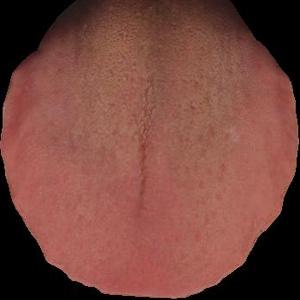
#> input picture homework/code/dataset/coated/1001_台式梅肉.jpg, 300 x 300 px
$ python -i run_experiments.py   (imports and definitions only)
#> lines starting #> are read from the running program, lines starting #| are printed output that depends on the picture
from __future__ import annotations

import json
import random
from dataclasses import dataclass
from pathlib import Path

import matplotlib.pyplot as plt
import numpy as np
import pandas as pd
from PIL import Image, ImageEnhance, ImageOps
from reportlab.lib.pagesizes import A4
from reportlab.lib.styles import getSampleStyleSheet
from reportlab.platypus import Image as PdfImage
from reportlab.platypus import PageBreak, Paragraph, SimpleDocTemplate, Spacer, Table, TableStyle
from reportlab.lib import colors
from skimage import color, exposure, feature, transform, util
from sklearn.metrics import accuracy_score, confusion_matrix, f1_score, precision_score
from sklearn.neural_network import MLPClassifier
from sklearn.preprocessing import StandardScaler
from sklearn.pipeline import Pipeline
from sklearn.model_selection import train_test_split


SEED = 561
DATASET_DIR = Path("dataset")
OUTPUT_DIR = Path("outputs")
CLASSES = ["coated", "non_coated"]
LABELS = {name: idx for idx, name in enumerate(CLASSES)}


@dataclass(frozen=True)
class Experiment:
    name: str
    description: str
    feature_mode: str
    augment: bool
    hidden_layers: tuple[int, ...]
    alpha: float
    learning_rate_init: float
    max_iter: int
    optimize_threshold: bool = False


EXPERIMENTS = [
    Experiment(
        name="E1_baseline_raw_pixels",
        description="Basic neural network on resized RGB pixels; no enhancement.",
        feature_mode="raw",
        augment=False,
        hidden_layers=(64,),
        alpha=1e-4,
        learning_rate_init=1e-3,
        max_iter=120,
    ),
    Experiment(
        name="E2_preprocessed_pixels",
        description="Same NN input after gray-world color normalization and CLAHE.",
        feature_mode="preprocessed_pixels",
        augment=False,
        hidden_layers=(96,),
        alpha=1e-4,
        learning_rate_init=8e-4,
        max_iter=140,
    ),
    Experiment(
        name="E3_augmented_preprocessed_pixels",
        description="Training-only flips, small rotations, and color jitter on preprocessed pixels.",
        feature_mode="preprocessed_pixels",
        augment=True,
        hidden_layers=(128, 64),
        alpha=2e-4,
        learning_rate_init=8e-4,
        max_iter=160,
    ),
    Experiment(
        name="E4_hog_color_postprocessed",
        description="HOG/color model enhancement with validation-selected decision threshold.",
        feature_mode="hog_color",
        augment=True,
        hidden_layers=(256, 64),
        alpha=5e-4,
        learning_rate_init=5e-4,
        max_iter=220,
        optimize_threshold=True,
    ),
]


def set_seed(seed: int) -> None:
    random.seed(seed)
    np.random.seed(seed)


# [37 lines left out: functions collect_dataset, split_dataset, not called in this run]


def read_image(path: Path) -> np.ndarray:
    with Image.open(path) as img:
        return np.asarray(img.convert("RGB"), dtype=np.float32) / 255.0


def gray_world(img: np.ndarray) -> np.ndarray:
    means = img.reshape(-1, 3).mean(axis=0)
#> means = [120.8, 71.3, 62.77]
    scale = means.mean() / np.maximum(means, 1e-6)
#> scale = [0.703, 1.19, 1.35]
    return np.clip(img * scale, 0.0, 1.0)
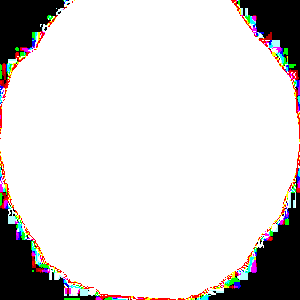
#> returned value: shape (300, 300, 3) float64; mean of channels 0, 1, 2 0.848, 0.841, 0.838; drawn as R, G, B


def preprocess_image(img: np.ndarray, size: int = 64) -> np.ndarray:
    img = gray_world(img)
    resized = transform.resize(img, (size, size), anti_aliasing=True, preserve_range=True)
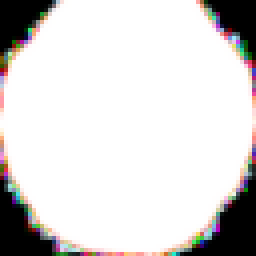
#> resized: shape (64, 64, 3) float64 (shown 4 times larger); mean of channels 0, 1, 2 0.849, 0.841, 0.839; drawn as R, G, B
    lab = color.rgb2lab(resized)
#> lab: shape (64, 64, 3) float64; mean of channels 0, 1, 2 84.7, 0.8, 0.8
    lab[:, :, 0] = exposure.equalize_adapthist(lab[:, :, 0] / 100.0, clip_limit=0.02) * 100.0
#> lab: shape (64, 64, 3) float64; mean of channels 0, 1, 2 84.3, 0.8, 0.8
    return np.clip(color.lab2rgb(lab), 0.0, 1.0)
#> returned value: shape (64, 64, 3) float64


# [315 lines left out: functions augment_image, extract_feature, make_matrix, train_and_evaluate, save_split, plot_results and 2 more, not called in this run]


# [2 lines not run here, left out]

>>> import cv2
>>> picture = cv2.cvtColor(cv2.imread('dataset/coated/1001_台式梅肉.jpg'), cv2.COLOR_BGR2RGB)
>>> result = preprocess_image(picture)

$ run again, on homework/code/dataset/non_coated/_133.jpg
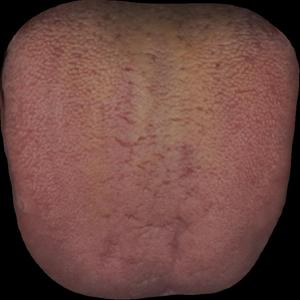
#> input picture homework/code/dataset/non_coated/_133.jpg, 300 x 300 px
#> means = [109.1, 72.21, 66.07]
#> scale = [0.756, 1.14, 1.25]
#> in gray_world, `return np.clip(img * scale, 0.0, 1.0)`:
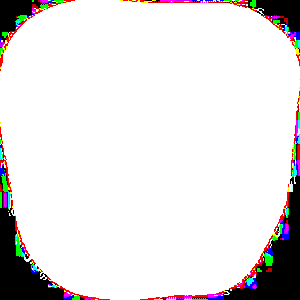
#> returned value: shape (300, 300, 3) float64; mean of channels 0, 1, 2 0.893, 0.884, 0.884; drawn as R, G, B
#> in preprocess_image, `resized = transform.resize(img, (size, size), anti_aliasing=True, pres..`:
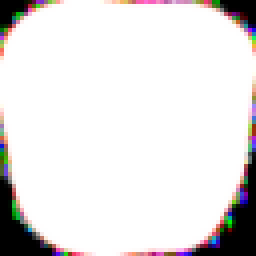
#> resized: shape (64, 64, 3) float64 (shown 4 times larger); mean of channels 0, 1, 2 0.894, 0.884, 0.884; drawn as R, G, B

$ run again, on homework/code/dataset/non_coated/_139.jpg
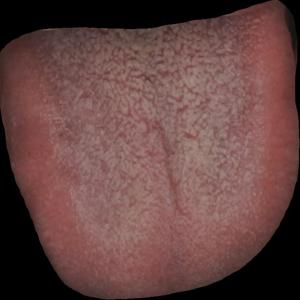
#> input picture homework/code/dataset/non_coated/_139.jpg, 300 x 300 px
#> means = [102.4, 69.49, 67.3]
#> scale = [0.779, 1.15, 1.18]
#> in gray_world, `return np.clip(img * scale, 0.0, 1.0)`:
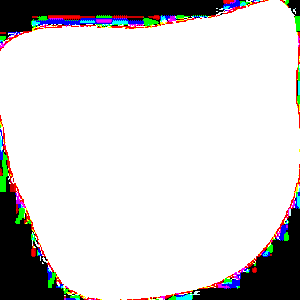
#> returned value: shape (300, 300, 3) float64; mean of channels 0, 1, 2 0.838, 0.832, 0.833; drawn as R, G, B
#> in preprocess_image, `resized = transform.resize(img, (size, size), anti_aliasing=True, pres..`:
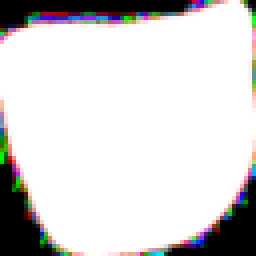
#> resized: shape (64, 64, 3) float64 (shown 4 times larger); mean of channels 0, 1, 2 0.838, 0.833, 0.833; drawn as R, G, B
